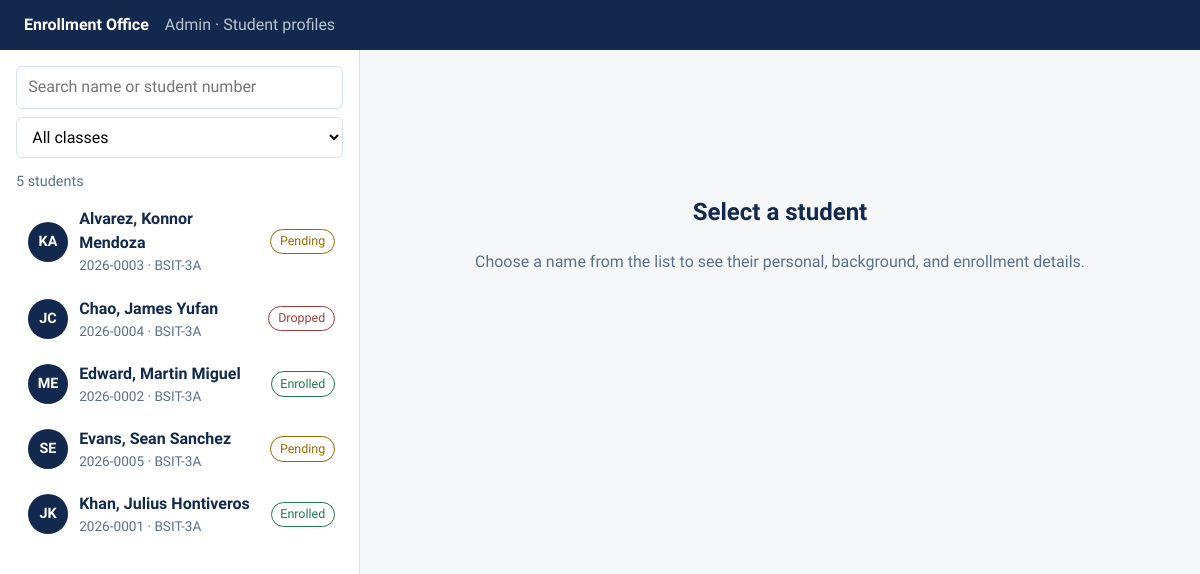
The page /students/ on the database its author committed.
### students/models.py (models this page shows, shortened)
class Student(models.Model):
    class Status(models.TextChoices):
        ENROLLED = "enrolled", "Enrolled"
        PENDING = "pending", "Pending"
        DROPPED = "dropped", "Dropped"
    class Sex(models.TextChoices):
        FEMALE = "F", "Female"
        MALE = "M", "Male"
    student_number = models.CharField(max_length=20, unique=True)
    school_class = models.ForeignKey(
        SchoolClass, on_delete=models.SET_NULL, null=True, blank=True,
        related_name="students",
    )
    status = models.CharField(max_length=10, choices=Status.choices, default=Status.PENDING)
    date_enrolled = models.DateField(null=True, blank=True)
    first_name = models.CharField(max_length=60)
    middle_name = models.CharField(max_length=60, blank=True)
    last_name = models.CharField(max_length=60)
    birth_date = models.DateField()
    sex = models.CharField(max_length=1, choices=Sex.choices)
    address = models.TextField(blank=True)
    contact_number = models.CharField(max_length=30, blank=True)
    email = models.EmailField(blank=True)
    medical_notes = models.TextField(blank=True)
    class Meta:
        ordering = ["last_name", "first_name"]
    @property
    def full_name(self):
        return f"{self.last_name}, {self.first_name} {self.middle_name}".strip()
    @property
    def initials(self):
        return f"{self.first_name[:1]}{self.last_name[:1]}".upper()

class SchoolClass(models.Model):
    name = models.CharField(max_length=60)              # e.g. "Grade 10 - Newton"
    adviser = models.CharField(max_length=100, blank=True)
    school_year = models.CharField(max_length=9, default="2026-2027")
    class Meta:
        verbose_name_plural = "school classes"
        ordering = ["name"]

### students/views.py (the view)
# urls.py: path("", views.student_profiles, name="list"),
def student_profiles(request, pk=None):
    students = Student.objects.select_related("school_class")
    q = request.GET.get("q", "").strip()
    class_id = request.GET.get("class", "")
    if q:
        students = students.filter(
            Q(first_name__icontains=q)
            | Q(last_name__icontains=q)
            | Q(student_number__icontains=q)
        )
    if class_id.isdigit():
        students = students.filter(school_class_id=class_id)
    selected = None
    if pk is not None:
        selected = get_object_or_404(
            Student.objects.select_related("school_class", "academic")
            .prefetch_related("guardians"),
            pk=pk,
        )
    return render(request, "students/index.html", {
        "students": students,
        "selected": selected,
        "classes": SchoolClass.objects.all(),
        "q": q,
        "class_id": class_id,
    })

### students/templates/students/index.html (shortened to what this page needs)
{% extends "students/base.html" %}
{% block content %}
<main class="layout">
  <aside class="roster" aria-label="Students">
    <form method="get" class="filters">
      <input type="search" name="q" value="{{ q }}" placeholder="Search name or student number">
      <select name="class" onchange="this.form.submit()">
        <option value="">All classes</option>
      </select>
    </form>
    <p class="count muted">{{ students|length }} student{{ students|length|pluralize }}</p>
    <ul class="student-list">
      {% for s in students %}
        <li>
          <a href="{% url 'students:profile' s.pk %}{% if q or class_id %}?{% if q %}q={{ q|urlencode }}{% endif %}{% if class_id %}&class={{ class_id }}{% endif %}{% endif %}"
             class="student-row {% if selected and selected.pk == s.pk %}active{% endif %}">
            <span class="avatar">{{ s.initials }}</span>
            <span class="who">
              <span class="name">{{ s.full_name }}</span>
              <span class="sub muted">{{ s.student_number }} · {{ s.school_class.name|default:"No class" }}</span>
            </span>
            <span class="badge {{ s.status }}">{{ s.get_status_display }}</span>
          </a>
        </li>
      {% empty %}
        <li class="empty">No students match. Clear the search or pick another class.</li>
      {% endfor %}
    </ul>
  </aside>
  <section class="profile">
  {% if selected %}
    <header class="profile-head">
      <span class="avatar big">{{ selected.initials }}</span>
      <div>
        <h1>{{ selected.display_name }}</h1>
        <p class="muted">{{ selected.student_number }} · {{ selected.school_class.name|default:"No class assigned" }}</p>
      </div>
      <span class="badge {{ selected.status }}">{{ selected.get_status_display }}</span>
    </header>
    <nav class="tabs" role="tablist">
      <button role="tab" data-tab="personal" class="active">Personal info</button>
      <button role="tab" data-tab="background">Background info</button>
      <button role="tab" data-tab="enrollment">Enrollment</button>
    </nav>
    <div class="panel active" id="personal">
      <dl class="facts">
        <div><dt>Full name</dt><dd>{{ selected.full_name }}</dd></div>
        <div><dt>Birth date</dt><dd>{{ selected.birth_date|date:"F j, Y" }} ({{ selected.age }} years old)</dd></div>
        <div><dt>Sex</dt><dd>{{ selected.get_sex_display }}</dd></div>
        <div><dt>Contact number</dt><dd>{{ selected.contact_number|default:"—" }}</dd></div>
        <div><dt>Email</dt><dd>{{ selected.email|default:"—" }}</dd></div>
        <div class="wide"><dt>Address</dt><dd>{{ selected.address|default:"—" }}</dd></div>
        <div class="wide"><dt>Medical notes</dt><dd>{{ selected.medical_notes|default:"None on file" }}</dd></div>
      </dl>
    </div>
    <div class="panel" id="background">
      <h2>Academic background</h2>
      {% if selected.academic %}
      <dl class="facts">
        <div><dt>Previous school</dt><dd>{{ selected.academic.previous_school|default:"—" }}</dd></div>
        <div><dt>Last grade completed</dt><dd>{{ selected.academic.last_grade_completed|default:"—" }}</dd></div>
        <div><dt>Year completed</dt><dd>{{ selected.academic.year_completed|default:"—" }}</dd></div>
        <div><dt>General average</dt><dd>{{ selected.academic.general_average|default:"—" }}</dd></div>
        <div class="wide"><dt>Honors</dt><dd>{{ selected.academic.honors|default:"None" }}</dd></div>
      </dl>
      {% else %}
        <p class="empty">No academic record yet. Add one in the admin site.</p>
      {% endif %}
      <h2>Family &amp; guardians</h2>
      <table class="table">
        <thead><tr><th>Name</th><th>Relationship</th><th>Occupation</th><th>Contact</th></tr></thead>
        <tbody>
        {% for g in selected.guardians.all %}
          <tr>
            <td>{{ g.name }}{% if g.is_primary %} <span class="tag">Primary</span>{% endif %}</td>
            <td>{{ g.relationship }}</td>
            <td>{{ g.occupation|default:"—" }}</td>
            <td>{{ g.contact_number|default:"—" }}</td>
          </tr>
        {% empty %}
          <tr><td colspan="4" class="empty">No guardians on file.</td></tr>
        {% endfor %}
        </tbody>
      </table>
    </div>
    <div class="panel" id="enrollment">
      <dl class="facts">
        <div><dt>Status</dt><dd>{{ selected.get_status_display }}</dd></div>
        <div><dt>Date enrolled</dt><dd>{{ selected.date_enrolled|date:"F j, Y"|default:"Not yet enrolled" }}</dd></div>
        <div><dt>Class</dt><dd>{{ selected.school_class.name|default:"—" }}</dd></div>
        <div><dt>School year</dt><dd>{{ selected.school_class.school_year|default:"—" }}</dd></div>
        <div><dt>Adviser</dt><dd>{{ selected.school_class.adviser|default:"—" }}</dd></div>
      </dl>
    </div>
    <p><a class="btn" href="{% url 'admin:students_student_change' selected.pk %}">Edit in admin</a></p>
  {% else %}
    <div class="placeholder">
      <h1>Select a student</h1>
      <p class="muted">Choose a name from the list to see their personal, background, and enrollment details.</p>
    </div>
  {% endif %}
  </section>
</main>
{% endblock %}

### students/templates/students/base.html (shortened to what this page needs)
{% load static %}
<!DOCTYPE html>
<html lang="en">
<head>
  <link rel="stylesheet" href="{% static 'students/style.css' %}">
</head>
<body>
  <header class="topbar">
    <strong>Enrollment Office</strong>
    <span class="muted">Admin · Student profiles</span>
  </header>
  {% block content %}{% endblock %}
</body>
</html>

### students/static/students/style.css (style rules this page uses)
:root { --ink:#12294d; --muted:#5b6f8c; --paper:#f6f7f9; --card:#fff; --line:#d6e0ee; --accent:#2563c9; --accent-soft:#e3edfc; --ok:#1f7a4d; --warn:#9a6a00; --bad:#a63a3a; }
* { box-sizing:border-box }
body { margin:0;font-family:"Atkinson Hyperlegible",system-ui,sans-serif;color:var(--ink);background:var(--paper);line-height:1.5 }
.muted { color:var(--muted) }
.topbar { display:flex;gap:1rem;align-items:baseline;padding:.8rem 1.5rem;background:var(--ink);color:#fff }
.topbar .muted { color:#b8c4d0 }
.layout { display:grid;grid-template-columns:360px 1fr;min-height:calc(100vh - 52px) }
.roster { background:var(--card);border-right:1px solid var(--line);padding:1rem;overflow-y:auto }
.filters { display:grid;gap:.5rem }
input,select { font:inherit;padding:.55rem .7rem;border:1px solid var(--line);border-radius:6px;background:#fff }
.count { margin:.8rem 0 .3rem;font-size:.9rem }
.student-list { list-style:none;margin:0;padding:0 }
.student-row { display:flex;align-items:center;gap:.7rem;padding:.65rem .5rem;border-radius:8px;color:inherit;text-decoration:none;border-left:4px solid transparent }
.who { display:flex;flex-direction:column;flex:1;min-width:0 }
.name { font-weight:700 }
.sub { font-size:.85rem }
.avatar { display:grid;place-items:center;width:40px;height:40px;border-radius:50%;background:var(--ink);color:#fff;font-weight:700;font-size:.9rem;flex:none }
.badge { font-size:.78rem;padding:.15rem .55rem;border-radius:999px;border:1px solid currentColor;white-space:nowrap }
.badge.enrolled { color:var(--ok) }
.badge.pending { color:var(--warn) }
.badge.dropped { color:var(--bad) }
.profile { padding:1.5rem 2rem;max-width:900px }
.placeholder { margin-top:15vh;text-align:center }

### rows shown on the page
Student: initials "KA", full_name "Alvarez, Konnor Mendoza", student_number "2026-0003", school_class.name "BSIT-3A", status "Pending"
Student: initials "JC", full_name "Chao, James Yufan", student_number "2026-0004", school_class.name "BSIT-3A", status "Dropped"
Student: initials "ME", full_name "Edward, Martin Miguel", student_number "2026-0002", school_class.name "BSIT-3A", status "Enrolled"
Student: initials "SE", full_name "Evans, Sean Sanchez", student_number "2026-0005", school_class.name "BSIT-3A", status "Pending"
Student: initials "JK", full_name "Khan, Julius Hontiveros", student_number "2026-0001", school_class.name "BSIT-3A", status "Enrolled"

### other values the page prints
{{ students|length }} "5"
